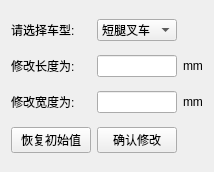
<?xml version="1.0" encoding="UTF-8"?>
<ui version="4.0">
 <class>CarSizeWidget</class>
 <widget class="QWidget" name="CarSizeWidget">
  <property name="geometry">
   <rect>
    <x>0</x>
    <y>0</y>
    <width>195</width>
    <height>172</height>
   </rect>
  </property>
  <property name="sizePolicy">
   <sizepolicy hsizetype="Fixed" vsizetype="Fixed">
    <horstretch>0</horstretch>
    <verstretch>0</verstretch>
   </sizepolicy>
  </property>
  <property name="maximumSize">
   <size>
    <width>195</width>
    <height>172</height>
   </size>
  </property>
  <property name="windowTitle">
   <string/>
  </property>
  <layout class="QGridLayout" name="gridLayout">
   <item row="1" column="0">
    <widget class="QLabel" name="label_2">
     <property name="text">
      <string>修改长度为:</string>
     </property>
    </widget>
   </item>
   <item row="2" column="0">
    <widget class="QLabel" name="label_3">
     <property name="text">
      <string>修改宽度为:</string>
     </property>
    </widget>
   </item>
   <item row="2" column="2">
    <widget class="QLabel" name="label_5">
     <property name="text">
      <string>mm</string>
     </property>
    </widget>
   </item>
   <item row="0" column="0">
    <widget class="QLabel" name="label">
     <property name="text">
      <string>请选择车型:</string>
     </property>
    </widget>
   </item>
   <item row="0" column="2">
    <spacer name="horizontalSpacer">
     <property name="orientation">
      <enum>Qt::Horizontal</enum>
     </property>
     <property name="sizeHint" stdset="0">
      <size>
       <width>9</width>
       <height>20</height>
      </size>
     </property>
    </spacer>
   </item>
   <item row="1" column="1">
    <widget class="QLineEdit" name="carLEdit">
     <property name="alignment">
      <set>Qt::AlignCenter</set>
     </property>
    </widget>
   </item>
   <item row="1" column="2">
    <widget class="QLabel" name="label_4">
     <property name="text">
      <string>mm</string>
     </property>
    </widget>
   </item>
   <item row="3" column="1">
    <widget class="QPushButton" name="confimButton">
     <property name="text">
      <string>确认修改</string>
     </property>
    </widget>
   </item>
   <item row="0" column="1">
    <widget class="QComboBox" name="carTypeBox">
     <item>
      <property name="text">
       <string>短腿叉车</string>
      </property>
     </item>
     <item>
      <property name="text">
       <string>长腿叉车</string>
      </property>
     </item>
     <item>
      <property name="text">
       <string>潜入式车</string>
      </property>
     </item>
     <item>
      <property name="text">
       <string>差速车</string>
      </property>
     </item>
    </widget>
   </item>
   <item row="2" column="1">
    <widget class="QLineEdit" name="carWEdit">
     <property name="alignment">
      <set>Qt::AlignCenter</set>
     </property>
    </widget>
   </item>
   <item row="3" column="0">
    <widget class="QPushButton" name="initButton">
     <property name="text">
      <string>恢复初始值</string>
     </property>
    </widget>
   </item>
  </layout>
 </widget>
 <resources/>
 <connections/>
</ui>
